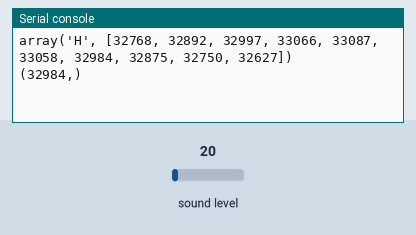
Simulated run of this program. Board: CircuitPython board. Shown: the last lines printed to the serial console. The inputs (shaded band) are chosen by the test bench; at power-on: sound level 20.

Above: at 1.2 s.
1.3 s: sound level set to 5
At 3.9 s:
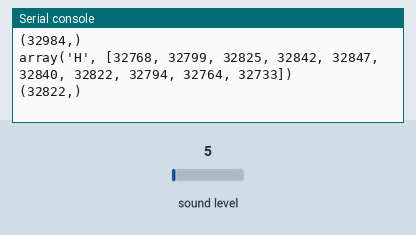
5.8 s: sound level set to 64
At 7.9 s:
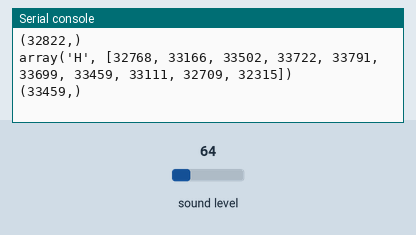
Timing chart, 0 to 9.4 s (numbered marks = the images above; inputs shaded):
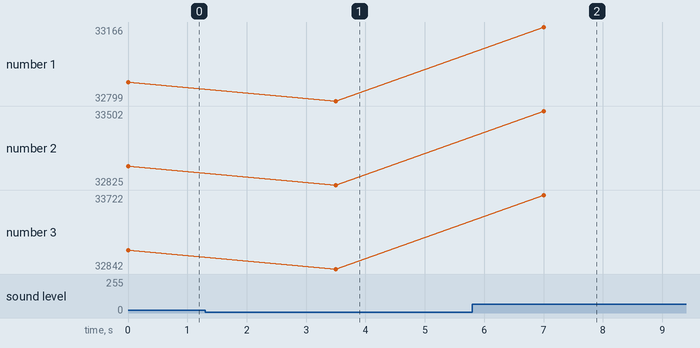

The program:

99_microphone_problem.py
```python
import array
import math
import time

import audiobusio
import board

SAMPLE_COUNT = 10

samples = array.array('H', [0] * SAMPLE_COUNT)

mic = audiobusio.PDMIn(board.MICROPHONE_CLOCK, board.MICROPHONE_DATA,
                            sample_rate=16000, bit_depth=16)

while True:
    mic.record(samples, len(samples))

    print(samples)

    sorted_samples = sorted(samples)

    middle_value = sorted_samples[int(len(sorted_samples)/2)]

    print((middle_value,))

    time.sleep(3.5)
```

Measured:
- after the input at 1.3 s, the serial console: prints a new line after 2.2 s (image 1)
- after the input at 5.8 s, the serial console: prints a new line after 1.2 s (image 2)
- plotted number 1: 32892 → 32799 after the input at 1.3 s, 32799 → 33166 after the input at 5.8 s
- plotted number 2: 32997 → 32825 after the input at 1.3 s, 32825 → 33502 after the input at 5.8 s
- plotted number 3: 33066 → 32842 after the input at 1.3 s, 32842 → 33722 after the input at 5.8 s
